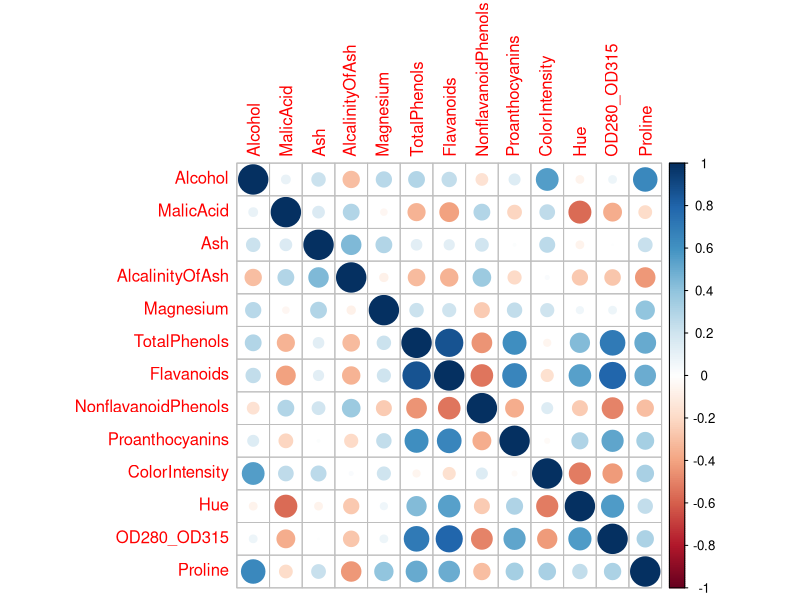
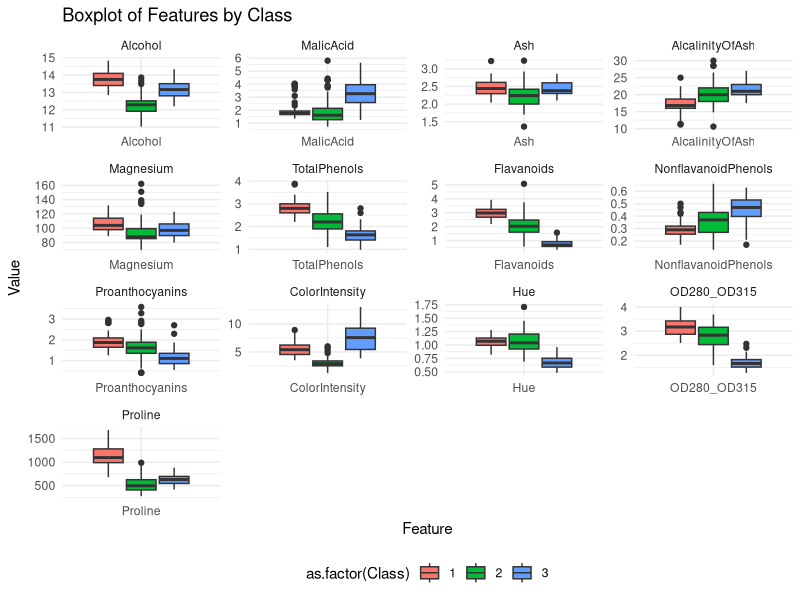
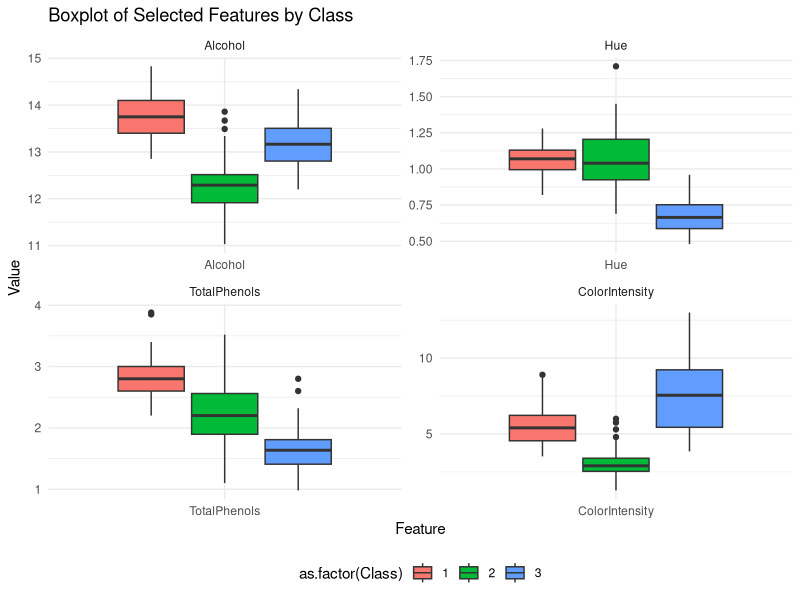
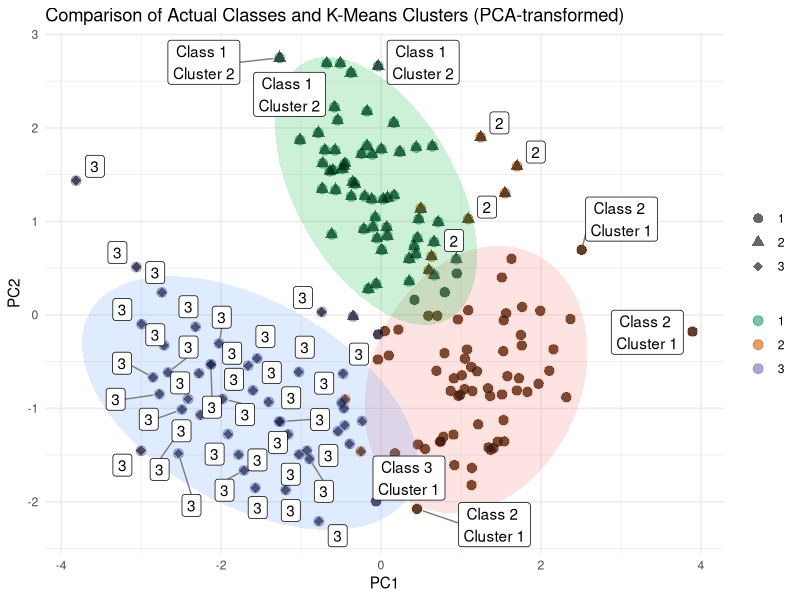

R code for these plots, in order:
## ---- chunk 1
df <- read.csv('data/wine_data.csv')
head(df)
## ---- chunk 2
# Source all libraries we will be using for our analysis here:
library(readr)
library(dplyr)
library(ggplot2)
library(GGally)
library(corrplot)
library(gplots)
library(reshape2)
library(stats)
library(gridExtra)
library(cluster)  # For silhouette
library(fpc)      # For Davies-Bouldin Index
library(mclust) 
library(ggrepel)    # For better label placement
library(ggforce)    # For ellipses
## ---- chunk 3
sum(is.na(df))
## ---- chunk 4
cor_matrix <- cor(df[, -1]) #First column is 'class'
cor_matrix_rounded <- round(cor_matrix, 2)
corrplot(cor_matrix_rounded, method = "circle")
## ---- chunk 5
df_melted <- melt(df, id.vars = 'Class')

p <- ggplot(df_melted, aes(x = variable, y = value, group = interaction(variable, Class))) +
  geom_boxplot(aes(fill = as.factor(Class))) +
  facet_wrap(~variable, scales = 'free', ncol = ) +
  labs(title = "Boxplot of Features by Class", y = "Value", x = "Feature") +
  theme_minimal() +
  theme(legend.position = "bottom") 

print(p)
## ---- chunk 6
df_selected_features <- df[, c('Class', 'Alcohol', 'Hue', 'TotalPhenols', 'ColorIntensity')]
head(df_selected_features)
## ---- chunk 7
df_melted <- melt(df_selected_features, id.vars = "Class")

p <- ggplot(df_melted, aes(x = variable, y = value, group = interaction(variable, Class))) +
  geom_boxplot(aes(fill = as.factor(Class))) +
  facet_wrap(~variable, scales = 'free', ncol = ) +
  labs(title = "Boxplot of Selected Features by Class", y = "Value", x = "Feature") +
  theme_minimal() +
  theme(legend.position = "bottom") 

print(p)

## ---- chunk 8
features_to_scale <- df_selected_features[, -1] 
scaled_features <- scale(features_to_scale)
df_scaled <- data.frame(Class = df_selected_features$Class, scaled_features)
summary(df_scaled)
head(df_scaled)
## ---- chunk 9
features <- df_scaled[, -1]
set.seed(589) 
kmeans_result <- kmeans(features, centers = 3, nstart = 25) 

actual_labels <- df_scaled$Class
predicted_labels <- kmeans_result$cluster
ari_value <- adjustedRandIndex(actual_labels, predicted_labels)
print(paste("Adjusted Rand Index:", ari_value))

sil_widths <- silhouette(predicted_labels, dist(features))
avg_silhouette_score <- mean(sil_widths[, "sil_width"])
print(paste("Average Silhouette Score:", avg_silhouette_score))

pca_result <- prcomp(features)
df_pca <- as.data.frame(pca_result$x)
df_pca$cluster <- kmeans_result$cluster
df_pca$class <- actual_labels


ggplot(df_pca, aes(x = PC1, y = PC2)) + 
  geom_point(aes(color = as.factor(class)), size = 3, alpha = 0.6) +
  geom_point(aes(shape = as.factor(cluster)), size = 3, alpha = 0.6) +
  stat_ellipse(aes(fill = as.factor(cluster)), geom = "polygon", alpha = 0.2, show.legend = FALSE) +
  scale_color_manual(values = c("#1b9e77", "#d95f02", "#7570b3")) +
  scale_shape_manual(values = c(16, 17, 18)) +
  geom_label_repel(aes(label = ifelse(df_pca$class == df_pca$cluster, as.character(df_pca$class), paste("Class", df_pca$class, "\nCluster", df_pca$cluster))),
                   box.padding   = 0.35, 
                   point.padding = 0.5,
                   segment.color = 'grey50') +
  labs(title = 'Comparison of Actual Classes and K-Means Clusters (PCA-transformed)',
       color = "True Class",
       shape = "K-Means Cluster",
       x = 'PC1', 
       y = 'PC2') +
  theme_minimal() +
  theme(legend.position = "right", legend.title = element_blank())
## ---- chunk 10
